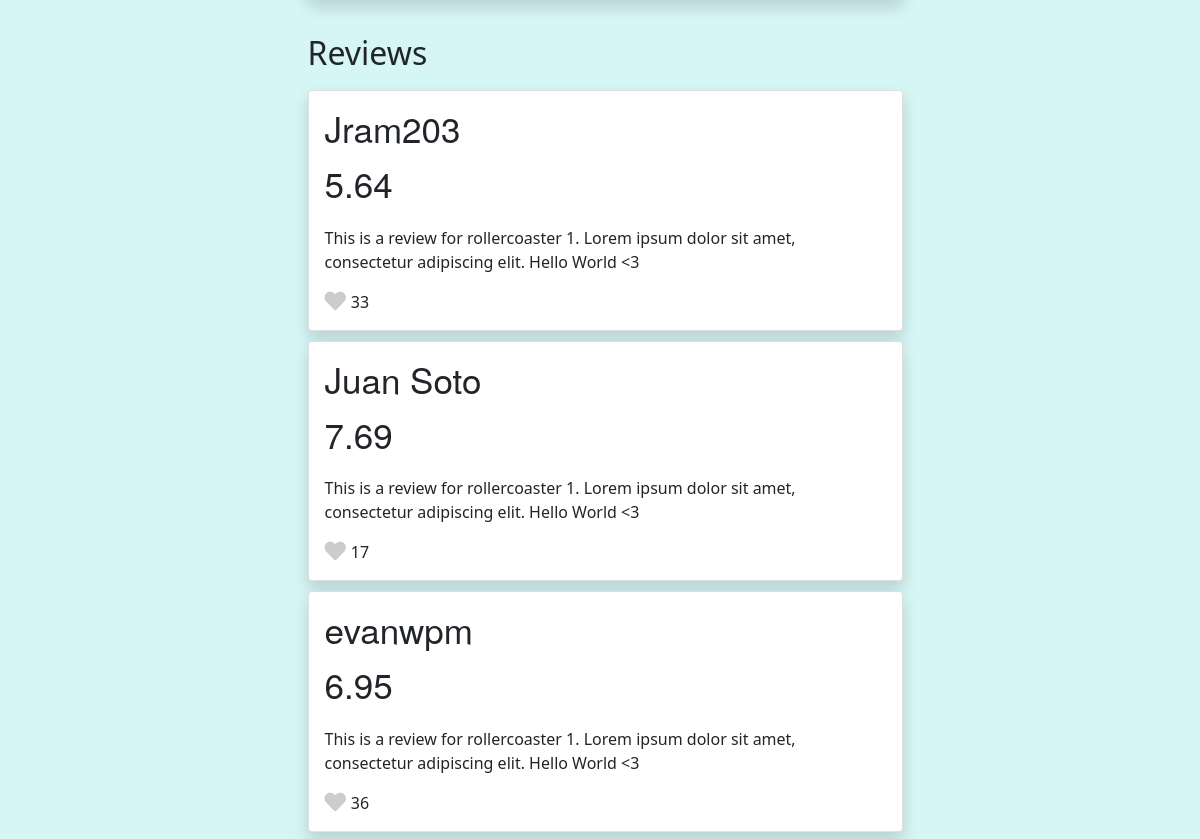
Before: /rollercoaster/1 (middle part) with the older database file.
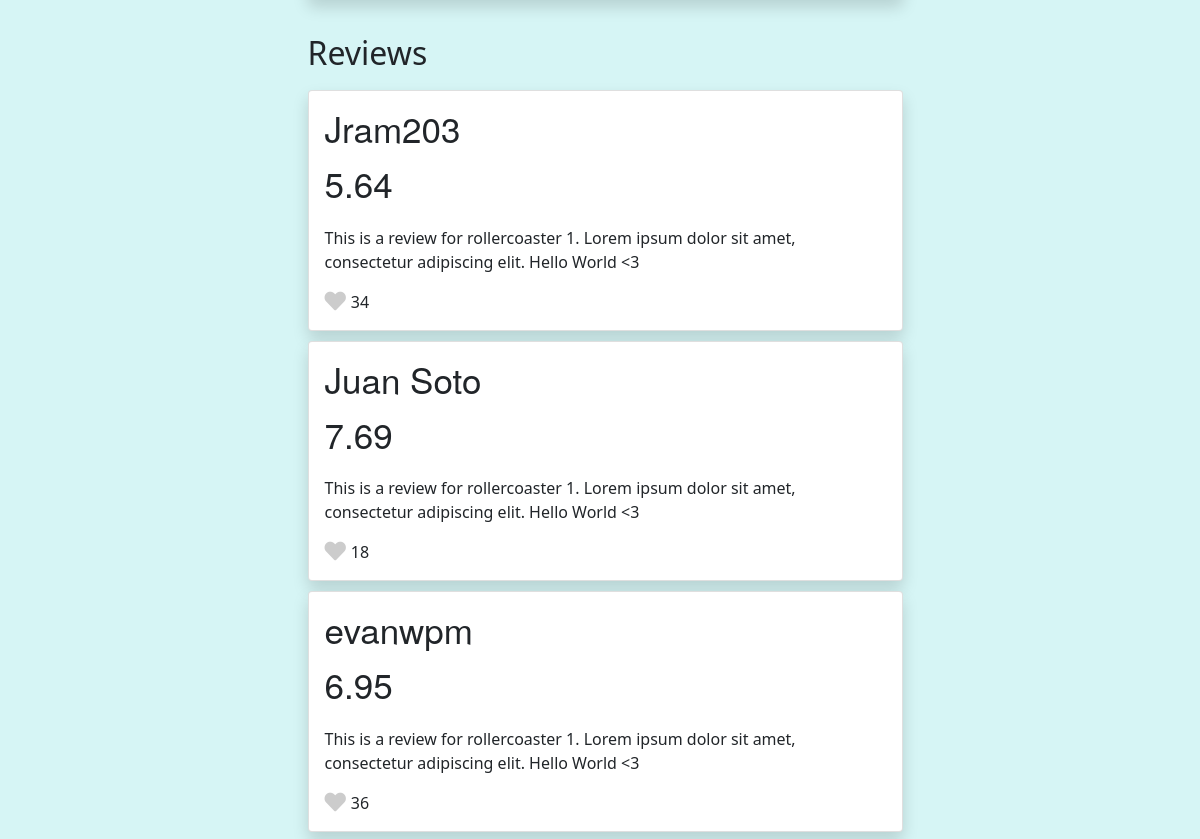
After: the same page with the newer database file.
### app/models.py (models this page shows)
class Review(db.Model):
    id = db.Column(db.Integer, primary_key=True)
    user_id = db.Column(db.Integer, db.ForeignKey('user.id'), nullable=False)
    rollercoaster_id = db.Column(db.Integer, db.ForeignKey('rollercoaster.id'), nullable=False)
    rating = db.Column(db.Float)
    review_text = db.Column(db.String(400))
    likes = db.Column(db.Integer)
    user = db.relationship('User', backref=db.backref('user_reviews', lazy=True))
    rollercoaster = db.relationship('Rollercoaster', backref=db.backref('coaster_reviews', lazy=True))

class User(UserMixin, db.Model):
    id = db.Column(db.Integer, primary_key=True)
    password = db.Column(db.String(100))
    name = db.Column(db.String(100))
    reviews = db.relationship('Review', lazy=True)

### app/main.py (the view)
@main.route('/rollercoaster/<rc_id>')
def rollercoaster_page(rc_id):
    rollercoaster = models.Rollercoaster.query.filter_by(id=rc_id).first()
    if rollercoaster:
        average_score = get_average_score(rollercoaster.id)
        reviews = rollercoaster.coaster_reviews
        return render_template('rollercoaster.html', rollercoaster=rollercoaster, average_score=average_score, reviews=reviews)
    else:
        return render_template('404.html')

### app/db_manager.py (called while the page is built)
def get_average_score(rollercoaster_id):
        average_score = (
            db.session.query(func.avg(models.Review.rating))
            .join(models.Review.rollercoaster)
            .filter(models.Review.rollercoaster_id == rollercoaster_id)
            .first()
        )[0]
        average_score = round(average_score,2)
        return average_score

### app/templates/rollercoaster.html (shortened to what this page needs)
{% extends "base.html" %}
{% block content %}
<div class="page_container_c">
  <div class="review_container">
    <h2>Reviews</h2>
    {% for review in reviews%}
    <div class="card card-hover shadow bg-white rounded" style="width: 100%;" onclick="open_profile({{review.user.id}})">
      <div class="card-body">
          <h5 style="font-size: 35px; font-family: Walfork, Walsheim, Helvetica Neue, Helvetica, Arial, sans-serif;"
              class="card-title">{{ review.user.name}}</h5>
          {% if review.rating > 8.5%}
          <p style="font-weight: bold; color: #ff9933cb; font-size: 35px; font-family: Walfork, Walsheim, Helvetica Neue, Helvetica, Arial, sans-serif;"
              class="card-text"> {{ review.rating }}</p>
          {% else %}
          <p style="font-size: 35px; font-family: Walfork, Walsheim, Helvetica Neue, Helvetica, Arial, sans-serif;"
              class="card-text"> {{ review.rating }}</p>
          {% endif %}
          <p class="card-text">{{ review.review_text}}</p>
          <div style="display: flex; align-items: center; gap:5px;">
            <div id="{{review.id}}-icon" class="like-icon fa-lg" onclick="add_like(event, {{review.id}})"><i class="fas fa-heart"></i></div>
            <span id="{{review.id}}-likes">{{review.likes}}</span>
          </div>
      </div>
  </div>
    {% endfor %}
  </div>
</div>
{% endblock %}

### app/templates/base.html (shortened to what this page needs)
<html lang="en">
<head>
    <link href="https://cdn.jsdelivr.net/npm/bootstrap@5.1.3/dist/css/bootstrap.min.css" rel="stylesheet"
>
    <link rel="stylesheet" href="/static/styles.css">
    <link rel="stylesheet" href="https://cdnjs.cloudflare.com/ajax/libs/font-awesome/5.15.3/css/all.min.css" />
</head>
<body>
    <div>
        {% block content %}{% endblock %}
    </div>
</body>
</html>

### app/static/styles.css (style rules this page uses)
.page_container_c { padding-top: 10px; display: flex; align-items: center; justify-content: center; flex-direction: column; margin-left: 10px; }
.review_container { display: flex; flex-direction: column; gap: 10px; padding-top: 5px; flex-grow: 1; width: 50%; }
body { background-color: #d6f5f5; }
.like-icon { color: #ccc; cursor: pointer; }

Changed rows visible on the page:
changed Review "Jram203": likes "33" → "34"
changed Review "Juan Soto": likes "17" → "18"
